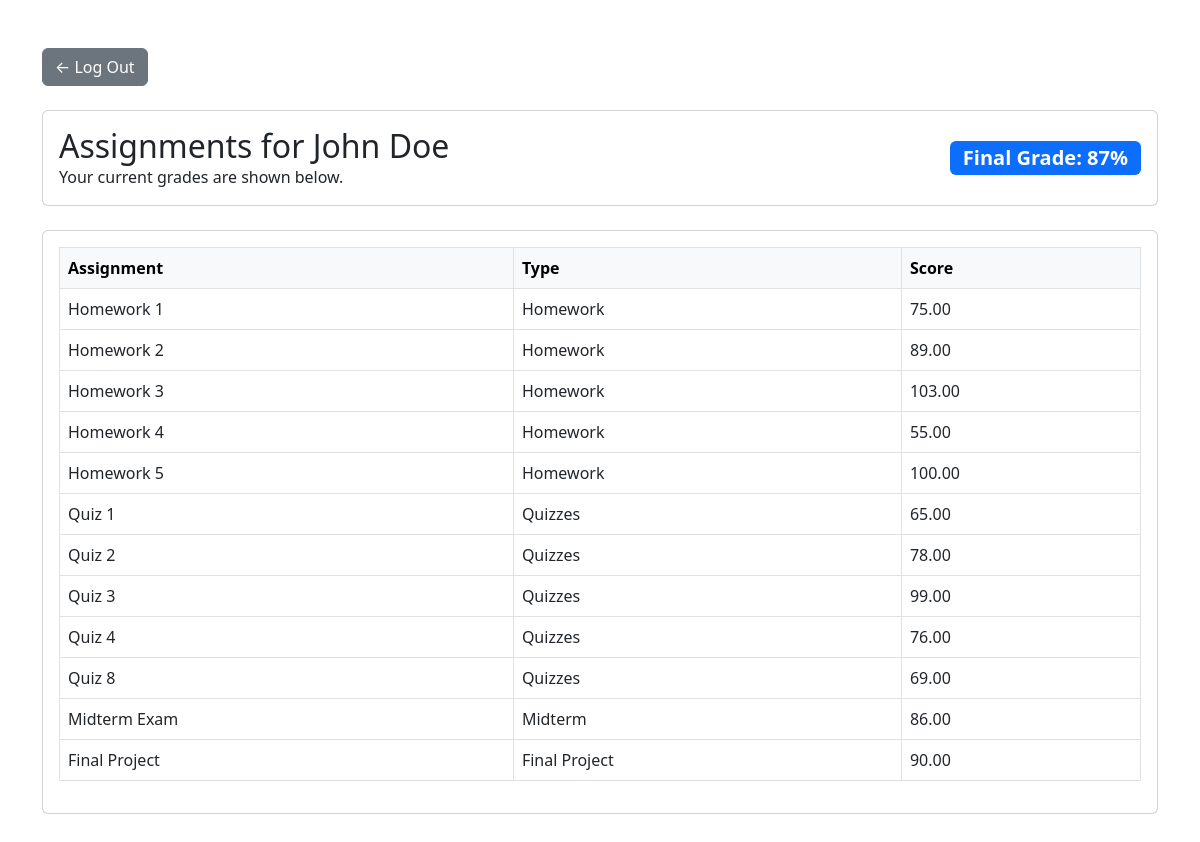
Screenshot of /student_dashboard.php (signed in) with the database file from the repository.
### tables this page shows
CREATE TABLE IF NOT EXISTS Students (
    student_id INT PRIMARY KEY AUTO_INCREMENT,
    first_name VARCHAR(50) NOT NULL,
    last_name VARCHAR(50) NOT NULL,
    email VARCHAR(100) UNIQUE NOT NULL,
    password_hash VARBINARY(255) NOT NULL,  
    created_at TIMESTAMP DEFAULT CURRENT_TIMESTAMP
);

CREATE TABLE IF NOT EXISTS Assignments (
    assignment_id INT PRIMARY KEY AUTO_INCREMENT,
    assignment_type_id INT,
    teacher_id INT,  
    name VARCHAR(50) NOT NULL,
    max_score DECIMAL(5, 2) DEFAULT 100,
    due_date DATE NOT NULL,  
    creation_date TIMESTAMP DEFAULT CURRENT_TIMESTAMP,  
    FOREIGN KEY (assignment_type_id) REFERENCES AssignmentTypes(assignment_type_id)
        ON DELETE SET NULL
        ON UPDATE CASCADE,
    FOREIGN KEY (teacher_id) REFERENCES Teachers(teacher_id)
        ON DELETE SET NULL
        ON UPDATE CASCADE
);

CREATE TABLE IF NOT EXISTS AssignmentTypes (
    assignment_type_id INT PRIMARY KEY AUTO_INCREMENT,
    type_name VARCHAR(50) NOT NULL,
    weight DECIMAL(5, 2) NOT NULL CHECK (weight >= 0 AND weight <= 1),
    subject_id INT,  
    FOREIGN KEY (subject_id) REFERENCES Subjects(subject_id)
        ON DELETE SET NULL
        ON UPDATE CASCADE
);

CREATE TABLE IF NOT EXISTS Grades (
    grade_id INT AUTO_INCREMENT,
    student_id INT,
    assignment_id INT,
    teacher_id INT,  
    score DECIMAL(5, 2) CHECK (score >= 0),
    submission_date DATE,  
    grading_date TIMESTAMP DEFAULT CURRENT_TIMESTAMP,  
    PRIMARY KEY (student_id, assignment_id),  
    UNIQUE (grade_id),  
    FOREIGN KEY (student_id) REFERENCES Students(student_id)
        ON DELETE CASCADE
        ON UPDATE CASCADE,
    FOREIGN KEY (assignment_id) REFERENCES Assignments(assignment_id)
        ON DELETE CASCADE
        ON UPDATE CASCADE,
    FOREIGN KEY (teacher_id) REFERENCES Teachers(teacher_id)
        ON DELETE CASCADE
        ON UPDATE CASCADE
);

### student_dashboard.php (the view, shortened to what this page needs)
<!DOCTYPE html>
<html lang="en">
<head>
    <link href="https://cdn.jsdelivr.net/npm/bootstrap@5.3.0/dist/css/bootstrap.min.css" rel="stylesheet">
</head>
<body>
    <?php
    require 'db_connection.php';
    $student_id = $_SESSION['student_id'];
    $studentQuery = "
        SELECT s.first_name, s.last_name, sf.final_grade
        FROM Students s
        JOIN StudentFinalGrades sf ON s.student_id = sf.student_id
        WHERE s.student_id = ?
    ";
    $stmt = $conn->prepare($studentQuery);
    $stmt->bind_param("i", $student_id);
    $stmt->execute();
    $studentResult = $stmt->get_result();
    $student = $studentResult->fetch_assoc();
    $finalGrade = $student['final_grade'];
    $assignmentQuery = "
        SELECT a.assignment_id, a.name AS assignment_name, at.type_name, g.score
        FROM Assignments a
        JOIN AssignmentTypes at ON a.assignment_type_id = at.assignment_type_id
        LEFT JOIN Grades g ON a.assignment_id = g.assignment_id AND g.student_id = ?
        ORDER BY a.assignment_id, a.name";
    $assignmentStmt = $conn->prepare($assignmentQuery);
    $assignmentStmt->bind_param("i", $student_id);
    $assignmentStmt->execute();
    $assignmentsResult = $assignmentStmt->get_result();
    ?>
    <div class="container my-5">
        <div class="mb-4">
            <a href="logout.php" class="btn btn-secondary">&larr; Log Out</a>
        </div>
        <div class="card mb-4">
            <div class="card-body d-flex justify-content-between align-items-center">
                <div>
                    <h2 class="card-title mb-0">Assignments for <?php echo htmlspecialchars($student['first_name']) . " " . htmlspecialchars($student['last_name']); ?></h2>
                    <p class="card-text">Your current grades are shown below.</p>
                </div>
                <div>
                    <span class="badge bg-primary fs-5">
                        <?php echo is_numeric($finalGrade) ? "Final Grade: " . $finalGrade . "%" : "Final Grade: Not Available"; ?>
                    </span>
                </div>
            </div>
        </div>
        <div class="card">
            <div class="card-body">
                <table class="table table-bordered table-hover">
                    <thead class="table-light">
                        <tr>
                            <th>Assignment</th>
                            <th>Type</th>
                            <th>Score</th>
                        </tr>
                    </thead>
                    <tbody>
                        <?php while ($assignment = $assignmentsResult->fetch_assoc()): ?>
                            <tr>
                                <td><?php echo htmlspecialchars($assignment['assignment_name']); ?></td>
                                <td><?php echo htmlspecialchars($assignment['type_name']); ?></td>
                                <td><?php echo $assignment['score'] !== null ? htmlspecialchars($assignment['score']) : "Not Graded"; ?></td>
                            </tr>
                        <?php endwhile; ?>
                    </tbody>
                </table>
            </div>
        </div>
    </div>
</body>
</html>

### rows the page displays
students: first_name "John", last_name "Doe"
assignments: name "Homework 1", assignment_type.type_name "Homework", grades.score "75.00"
assignments: name "Homework 2", assignment_type.type_name "Homework", grades.score "89.00"
assignments: name "Homework 3", assignment_type.type_name "Homework", grades.score "103.00"
assignments: name "Homework 4", assignment_type.type_name "Homework", grades.score "55.00"
assignments: name "Homework 5", assignment_type.type_name "Homework", grades.score "100.00"
assignments: name "Quiz 1", assignment_type.type_name "Quizzes", grades.score "65.00"
assignments: name "Quiz 2", assignment_type.type_name "Quizzes", grades.score "78.00"
assignments: name "Quiz 3", assignment_type.type_name "Quizzes", grades.score "99.00"
assignments: name "Quiz 4", assignment_type.type_name "Quizzes", grades.score "76.00"
assignments: name "Quiz 8", assignment_type.type_name "Quizzes", grades.score "69.00"
assignments: name "Midterm Exam", assignment_type.type_name "Midterm", grades.score "86.00"
assignments: name "Final Project", assignment_type.type_name "Final Project", grades.score "90.00"

### other values shown
$finalGrade "87"
